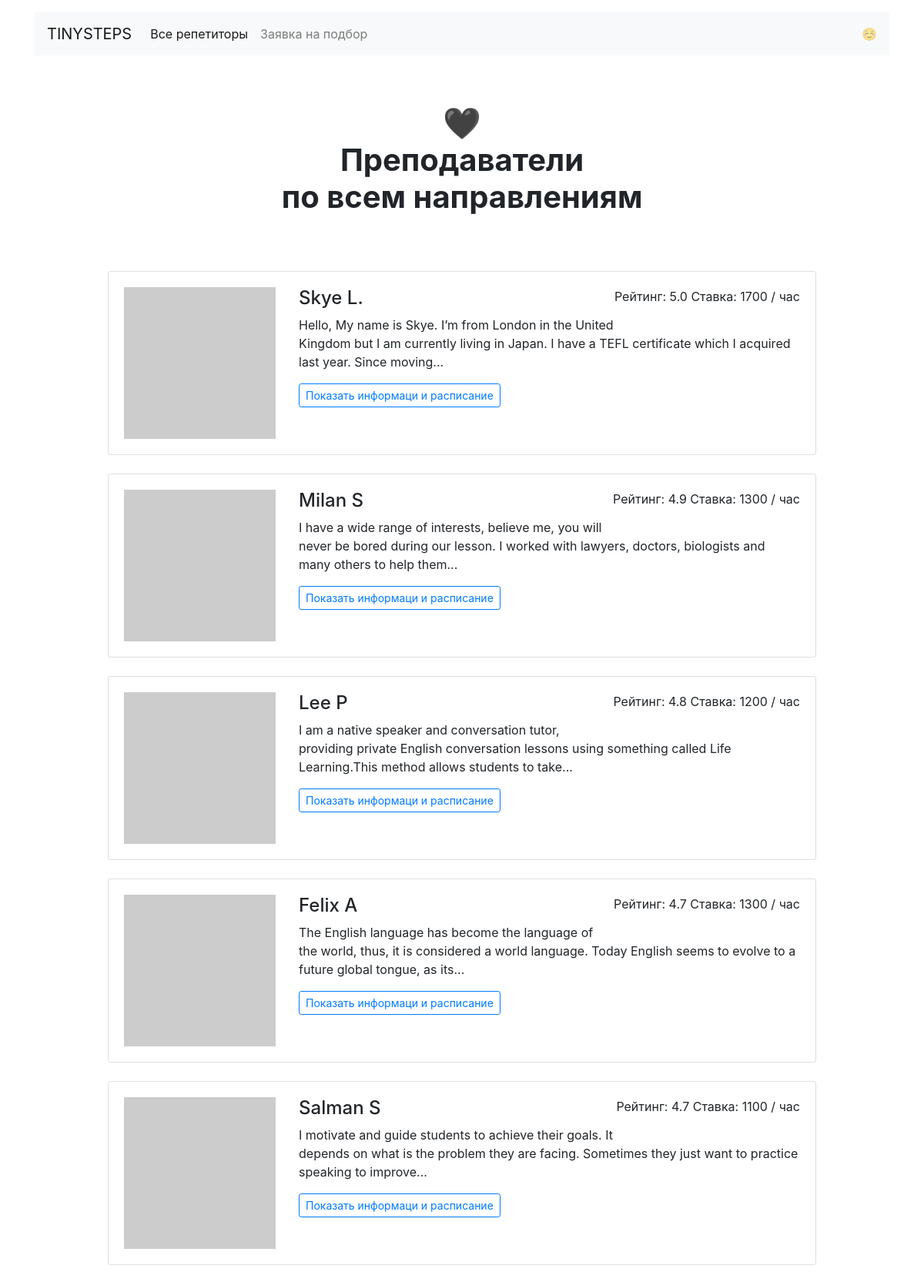
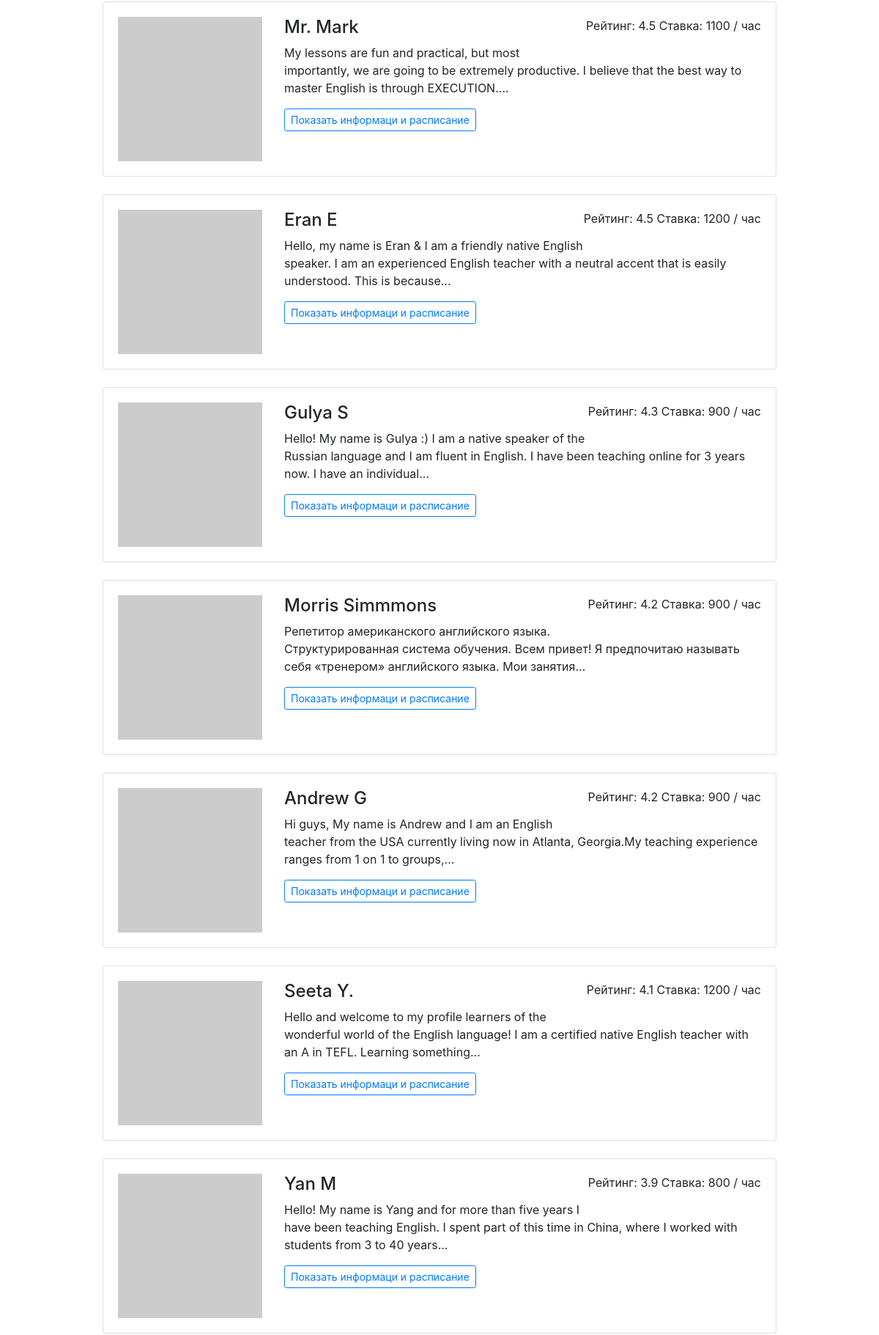
Page /all/ (upper part) on the committed database (2 pictures, top to bottom).
### app.py (models this page shows)
class Teacher(db.Model):
    __tablename__ = 'teachers'
    id = db.Column(db.Integer, primary_key=True)
    name = db.Column(db.String, unique=True, nullable=False)
    about = db.Column(db.Text, nullable=False)
    rating = db.Column(db.Float, nullable=False)
    price = db.Column(db.Integer, nullable=False)
    picture = db.Column(db.String, nullable=False)
    free = db.Column(db.Text, nullable=False)

### app.py (the view)
@app.route("/all/")
def all():
    teachers = Teacher.query.order_by(Teacher.rating.desc())
    return render_template('all.html', teachers=teachers)

### templates/all.html (shortened to what this page needs)
{% extends 'base.html' %}
{% from 'macros.html' import render_teachers with context %}
{% block main%}
    <h1 class="h1 text-center w-50 mx-auto mt-1 py-5 mb-4"><strong>🖤<br />Преподаватели <br>по всем направлениям</strong></h1>
      <div class="row">
       {{ render_teachers(teachers) }}
    </div>
{% endblock %}

### templates/macros.html (shortened to what this page needs)
{% macro render_teachers(teachers,goal=False) %}
      <div class="col-12 col-lg-10 offset-lg-1 m-auto">
         {% for teacher in teachers %}
         <div class="card mb-4">
           <div class="card-body">
            <div class="row">
              <div class="col-3"><img src='{{ teacher.picture }}' class="img-fluid" alt=""></div>
              <div class="col-9">
                <p class="float-right">Рейтинг: {{ teacher.rating }} Ставка: {{ teacher.price }} / час</p>
                <h2 class="h4">{{ teacher.name }}</h2>
                <p>{{ teacher.about|truncate(170) }}</p>
                <a href='/profiles/{{ teacher.id }}/' class="btn btn-outline-primary btn-sm mr-3 mb-2">Показать информаци и расписание</a>
               </div>
             </div>
           </div>
         </div>
         {% endfor %}
      </div>
{% endmacro %}

### rows in the picture
Teacher: rating "5.0", price "1700", name "Skye L.", about "Hello, My name is Skye. I’m from London in the United Kingdom but I am currently living in Japan. I have a TEFL certificate which I acquired last year. Since moving..."
Teacher: rating "4.9", price "1300", name "Milan S", about "I have a wide range of interests, believe me, you will never be bored during our lesson. I worked with lawyers, doctors, biologists and many others to help them..."
Teacher: rating "4.8", price "1200", name "Lee P", about "I am a native speaker and conversation tutor, providing private English conversation lessons using something called Life Learning.This method allows students to take..."
Teacher: rating "4.7", price "1300", name "Felix A", about "The English language has become the language of the world, thus, it is considered a world language. Today English seems to evolve to a future global tongue, as its..."
Teacher: rating "4.7", price "1100", name "Salman S", about "I motivate and guide students to achieve their goals. It depends on what is the problem they are facing. Sometimes they just want to practice speaking to improve..."
Teacher: rating "4.5", price "1100", name "Mr. Mark", about "My lessons are fun and practical, but most importantly, we are going to be extremely productive. I believe that the best way to master English is through EXECUTION...."
Teacher: rating "4.5", price "1200", name "Eran E", about "Hello, my name is Eran & I am a friendly native English speaker. I am an experienced English teacher with a neutral accent that is easily understood. This is because..."
Teacher: rating "4.3", price "900", name "Gulya S", about "Hello! My name is Gulya :) I am a native speaker of the Russian language and I am fluent in English. I have been teaching online for 3 years now. I have an individual..."
Teacher: rating "4.2", price "900", name "Morris Simmmons", about "Репетитор американского английского языка. Структурированная система обучения. Всем привет! Я предпочитаю называть себя «тренером» английского языка. Мои занятия..."
Teacher: rating "4.2", price "900", name "Andrew G", about "Hi guys, My name is Andrew and I am an English teacher from the USA currently living now in Atlanta, Georgia.My teaching experience ranges from 1 on 1 to groups,..."
Teacher: rating "4.1", price "1200", name "Seeta Y.", about "Hello and welcome to my profile learners of the wonderful world of the English language! I am a certified native English teacher with an A in TEFL. Learning something..."
Teacher: rating "3.9", price "800", name "Yan M", about "Hello! My name is Yang and for more than five years I have been teaching English. I spent part of this time in China, where I worked with students from 3 to 40 years..."
